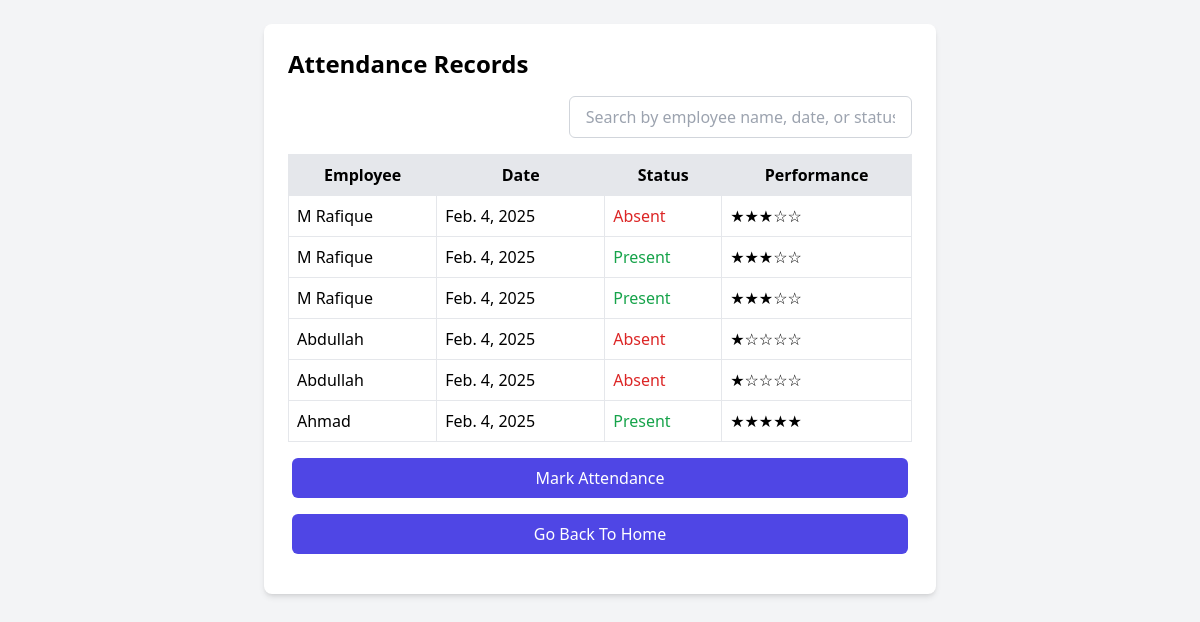
Page /view_attendance/ on the committed database.
### emp_mngt/models.py (models this page shows, shortened)
class Attendance(models.Model):
    employee = models.ForeignKey(Employee, on_delete=models.CASCADE)
    date = models.DateField(default=date.today)
    status = models.CharField(max_length=10, choices=[('Present', 'Present'), ('Absent', 'Absent')])

class Employee(models.Model):
    name = models.CharField(max_length=100)
    email = models.EmailField()
    position = models.CharField(max_length=100)
    department = models.CharField(max_length=100)
    salary = models.DecimalField(max_digits=10, decimal_places=2)
    def calculate_performance(self):
        attendances = Attendance.objects.filter(employee=self)
        if not attendances.exists():
            return 0  # No attendance records, performance is 0
        total_days = attendances.count()
        present_days = attendances.filter(status='Present').count()
        performance_percentage = (present_days / total_days) * 100
        return round(performance_percentage, 2)  # Round to 2 decimal places
    def get_performance_stars(self):
        performance = self.calculate_performance()
        if performance >= 90:
            return "★★★★★"
        elif performance >= 70:
            return "★★★★☆"
        elif performance >= 50:
            return "★★★☆☆"
        elif performance >= 30:
            return "★★☆☆☆"
        else:
            return "★☆☆☆☆"

### emp_mngt_sys/views.py (the view)
# urls.py: path('view_attendance/', views.view_attendance, name='view_attendance'),
def view_attendance(request):
    attendances = Attendance.objects.all().order_by('-date')
    employees = Employee.objects.all()
    employee_performance = []
    for employee in employees:
        performance_stars = employee.get_performance_stars()
        employee_performance.append({
            'employee': employee,
            'performance_stars': performance_stars,
        })
    return render(request, 'view_attendance.html', {
        'attendances': attendances,
        'employee_performance': employee_performance,
    })

### templates/view_attendance.html (shortened to what this page needs)
<!DOCTYPE html>
<html lang="en">
<head>
    <script src="https://cdn.tailwindcss.com"></script>
</head>
<body class="bg-gray-100 p-6">
    <div class="max-w-2xl mx-auto bg-white p-6 rounded-lg shadow-md">
        <h1 class="text-2xl font-bold mb-4">Attendance Records</h1>
        <div class="mb-4 flex justify-end">
            <input
                type="text"
                id="searchInput"
                placeholder="Search by employee name, date, or status..."
                class="w-[55%] px-4 py-2 border border-gray-300 rounded-md focus:outline-none focus:ring-2 focus:ring-indigo-500"
            />
        </div>
        <table class="w-full border-collapse border border-gray-300">
            <thead>
                <tr class="bg-gray-200">
                    <th class="border p-2">Employee</th>
                    <th class="border p-2">Date</th>
                    <th class="border p-2">Status</th>
                    <th class="border p-2">Performance</th>
                </tr>
            </thead>
            <tbody id="attendanceTableBody">
                {% for attendance in attendances %}
                <tr class="border">
                    <td class="border p-2">{{ attendance.employee.name }}</td>
                    <td class="border p-2">{{ attendance.date }}</td>
                    <td class="border p-2 {% if attendance.status == 'Present' %}text-green-600{% else %}text-red-600{% endif %}">
                        {{ attendance.status }}
                    </td>
                    <td class="border p-2">
                        {% for emp_perf in employee_performance %}
                            {% if emp_perf.employee == attendance.employee %}
                                {{ emp_perf.performance_stars }}
                            {% endif %}
                        {% endfor %}
                    </td>
                </tr>
                {% endfor %}
            </tbody>
        </table>
        <a href="/mark_attendance" class="flex justify-center m-4 bg-indigo-600 text-white px-4 py-2 rounded-md hover:bg-indigo-700 focus:outline-none focus:ring-2 focus:ring-indigo-500 mx-1 focus:ring-offset-2">Mark Attendance</a>
        <a href="/" class="flex justify-center m-4 bg-indigo-600 text-white px-4 py-2 rounded-md hover:bg-indigo-700 focus:outline-none focus:ring-2 focus:ring-indigo-500 mx-1 focus:ring-offset-2">Go Back To Home</a>
    </div>
</body>
</html>

### rows in the picture
Attendance: employee.name "M Rafique", date "Feb. 4, 2025", status "Absent"
Employee: performance_stars "★★★☆☆"
Attendance: employee.name "M Rafique", date "Feb. 4, 2025", status "Present"
Attendance: employee.name "M Rafique", date "Feb. 4, 2025", status "Present"
Attendance: employee.name "Abdullah", date "Feb. 4, 2025", status "Absent"
Employee: performance_stars "★☆☆☆☆"
Attendance: employee.name "Abdullah", date "Feb. 4, 2025", status "Absent"
Attendance: employee.name "Ahmad", date "Feb. 4, 2025", status "Present"
Employee: performance_stars "★★★★★"
